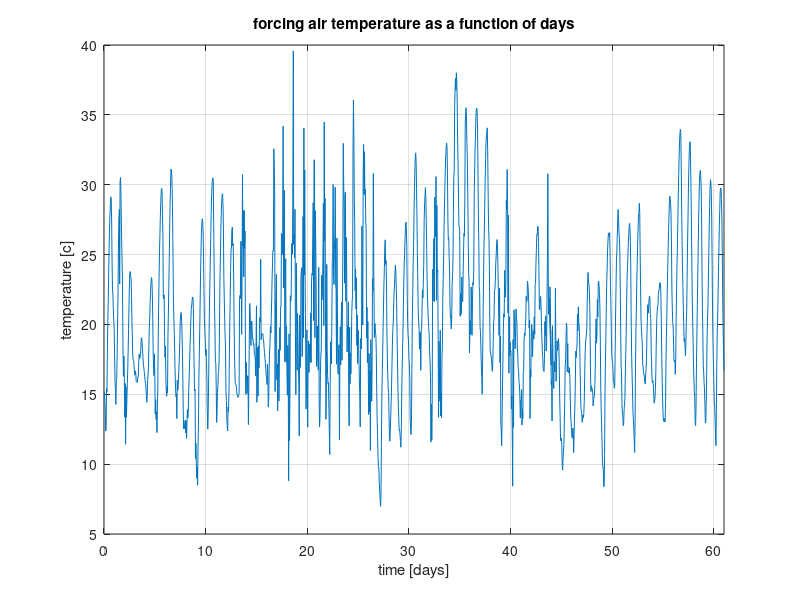

Reproduce this figure in MATLAB. (Note: this script raises an error after producing the figure.)

% load "EnvironmentalForcing.mat"
load ('EnvironmentalForcing.mat');

% generate initial conditions and constant parameters
betaMaxVec = [0.5, 1, 2]; % max rate infection under ideal conditions (1/day)
mu_LMinVec = [5, 6, 7]; % min length of latent period (min number of days latent)
mu_I = 10; % rate infection clears (number of days infectious)
e = 0.001; % rate of introduction from external sources
Ap = 5000; % norm factor for population ('final' plant surface area in cm^2)
Pi = 1.33 * 30 * (-0.35968 + 0.10789 * 15 - 0.00214 * 15 * 15) * 30; % inital size of the population in cm^2 (equal to the model after 30 days w/ constant temp of 15C)
Si = Pi/Ap; % initial size of suseptible population (normalized)
Li = 0.01 * Si; % initial fraction of the population that's latent
Ii = 0; % initial fraction of population that's infectious
Ri = mu_I * Ii; % initial fraction of population that's recovered
Bi = 1; % initial size of berry population in cm^2 (berries grow starting 1st day of simulation)

time = linspace(0,61,1465);

Tbeta = zeros(size(T));
for i = 1:length(T)
   if T(i) < 35 && T(i) > 0
       Tbeta(i) = 0.0002417.*(T(i).^2.08737) .* (35 - T(i)).^0.72859;
   else
       Tbeta(i) = 0;
   end
end



% call SLIRP function as function handler 
func = @(S, L, I, R, P, B, params, tSpan, T) SLIRP(S, L, I, R, P, B, params, tSpan, T );

%slopes = SLIRP(1, initial_conditions, beta(1), mu_L(1), T(1), tspan(1), mu_I, e, Ap )
% call rk4 function
% function takes output of SLIRP, tspan, and inital conditions for the 6
% ODEs as inputs.
% returns value of 6 dependent variables.

% plot the dependent variables versus time
% plot total population P and Berry Population B after normalizing by A
% (P/A and B/A)
figure
plot(tspan, T)
grid on
title("forcing air temperature as a function of days")
xlim([0, 61])
xlabel("time [days]")
ylabel("temperature [c]")

% for changing betaMax value

for i = 1:length(betaMaxVec)

% initialize parameters 
initial_cond = [Si; Li; Ii; Ri; Pi; Bi];
params = [betaMaxVec(i); mu_LMinVec(2); mu_I; e; Ap];

% call rk4 for each value of betaMax 
[S, I, L, R, P, B] = RK4(func, tspan, initial_cond, params, T);


figure
plot(tspan, P/Ap, tspan, B/Ap, '--', tspan, S, '-.', tspan, L, tspan, I, '--',  tspan, R * .5, '-.', 'LineWidth', 1.5 )
legend("Total Population", "Berry Population", "Susceptible", "Latent", "Infected", "Removed", Location="best")
ylim([0, 1.6])
xlim([0, 61])
grid on
ylabel("Population (fraction of initial)")
xlabel("time [days]")
txt = sprintf("SLIRP Model System for Beta_m_a_x = %.1f & Mu_Lmin = %.1f", betaMaxVec(i), mu_LMinVec(2));
title(txt)

end

% for changing mu_lmin values 
for i = 1:length(betaMaxVec)

% initialize parameters 
initial_cond = [Si; Li; Ii; Ri; Pi; Bi];
params = [betaMaxVec(2); mu_LMinVec(i); mu_I; e; Ap];

% call rk4 for each value of betaMax 
[S, I, L, R, P, B] = RK4(func, tspan, initial_cond, params, T);


figure
plot(tspan, P/Ap, tspan, B/Ap, '--', tspan, S, '-.', tspan, L, tspan, I, '--',  tspan, R * .5, '-.', 'LineWidth', 1.5 )
legend("Total Population", "Berry Population", "Susceptible", "Latent", "Infected", "Removed", Location="best")
ylim([0, 1.6])
xlim([0, 61])
grid on
ylabel("Population (fraction of initial)")
xlabel("time [days]")
txt = sprintf("SLIRP Model System for Beta_m_a_x = %.1f & Mu_Lmin = %.1f", betaMaxVec(2), mu_LMinVec(i));
title(txt)

end


%% functions 

function [slopes] = SLIRP(S, L, I, R, P, B, params, tSpan, T )
    
% unpack inital varibles

% unpack and solve for initial parameters
    beta = params(1);
    mu_L = params(2);
    mu_I = params(3);
    e = params(4);
    A_p = params(5);
    P_b = B;

    % find needed values 
T_B = zeros(size(T));
for i = 1:size(T)
   if T(i) < 35 && T(i) > 0
       T_B(i) = 0.0002417.*(T(i)^2.08737) .* (35 - T(i))^0.72859;
   else
       T_B(i) = 0;
   end
end


    t_day = 30 + tSpan;
    T_E = -0.35968 + 0.10789.*T - 0.00214.*T.^2;
    dP_l_dt = (1.33 .* t_day) .* T_E;
    dP_b_dt = (0.1724 .* P_b - 0.0000212 .* (P_b .^2)) .* T_E;

    % Calculate derivatives
    dL_dt = beta * S * I - (mu_L^-1) * L + e;
    dI_dt = (mu_L^-1) * L - (mu_I^-1) * I;
    dR_dt = (mu_L^-1) * I;
    dP_dt = dP_b_dt + dP_l_dt;
    dS_dt = -beta * S * I + (dP_dt) / A_p;
    

    % Return slopes
    slopes = [dS_dt; dL_dt; dI_dt; dR_dt; dP_dt; dP_b_dt];

end

function [S, I, L, R, P, B] = RK4(func, tSpan, initial_cond, params, temp)

% unpack inital varibles
    S(1) = initial_cond(1);
    I(1) = initial_cond(2);
    L(1) = initial_cond(3);
    R(1) = initial_cond(4);
    P(1) = initial_cond(5);
    B(1) = initial_cond(6);

% unpack and solve for initial parameters
    betaMax = params(1);
    mu_LMin = params(2);
    mu_I = params(3);
    e = params(4);
    Ap = params(5);
    t1 = tSpan(1);
    t2 = tSpan(2);
    h = t2 - t1;

% Tbeta using eq. 7
Tbeta = zeros(size(temp));
for i = 1:length(temp)
   if temp(i) < 35 && temp(i) > 0
       Tbeta(i) = 0.0002417.*(temp(i).^2.08737) .* (35 - temp(i)).^0.72859;
   else
       Tbeta(i) = 0;
   end
end

% beta using eq. 8
beta = betaMax * Tbeta;

% mu_L using eq. 9
mu_L = zeros(size(tSpan));
j = 1;
for i = 1:length(tSpan) 
    mu_L(i) = sum(Tbeta(j:i));
    while (mu_L(i) > mu_LMin) 
        j = j + 1;
        mu_L(i) = sum(Tbeta(j:i));
    end
end



for i = 2:length(tSpan)

    params1 = [beta(i), mu_L(i), mu_I, e, Ap, tSpan(i)];
    params2 = [beta(i), mu_L(i), mu_I, e, Ap, tSpan(i) + 0.5 * h];

 % First pass
    [slopes1] = func(S(i-1), L(i-1), I(i-1), R(i-1), P(i-1), B(i-1), params1(1:5), params1(6), temp(i));
    S1 = S(i-1) + 0.5 * slopes1(1) * h;
    L1 = L(i-1) + 0.5 * slopes1(2) * h;
    I1 = I(i-1) + 0.5 * slopes1(3) * h;
    R1 = R(i-1) + 0.5 * slopes1(4) * h;
    P1 = P(i-1) + 0.5 * slopes1(5) * h;
    B1 = B(i-1) + 0.5 * slopes1(6) * h;

 % Second pass
    [slopes2] = func(S1, L1, I1, R1, P1, B1, params2(1:5), params2(6), temp(i));
    S2 = S(i-1) + 0.5 * slopes2(1) * h;
    L2 = L(i-1) + 0.5 * slopes2(2) * h;
    I2 = I(i-1) + 0.5 * slopes2(3) * h;
    R2 = R(i-1) + 0.5 * slopes2(4) * h;
    P2 = P(i-1) + 0.5 * slopes2(5) * h;
    B2 = B(i-1) + 0.5 * slopes2(6) * h;

 % third pass
    [slopes3] = func(S2, L2, I2, R2, P2, B2, params2(1:5), params2(6), temp(i));
    S3 = S(i-1) + 0.5 * slopes3(1) * h;
    L3 = L(i-1) + 0.5 * slopes3(2) * h;
    I3 = I(i-1) + 0.5 * slopes3(3) * h;
    R3 = R(i-1) + 0.5 * slopes3(4) * h;
    P3 = P(i-1) + 0.5 * slopes3(5) * h;
    B3 = B(i-1) + 0.5 * slopes3(6) * h;

% fourth pass 
    [slopes4] = func(S3, L3, I3, R3, P3, B3, params2(1:5), params2(6), temp(i) );

% update SLIRP
    S(i) = S(i-1) + (slopes1(1) + 2 * slopes2(1) + 2 * slopes3(1) + slopes4(1)) * h / 6;
    L(i) = L(i-1) + (slopes1(2) + 2 * slopes2(2) + 2 * slopes3(2) + slopes4(2)) * h / 6;
    I(i) = I(i-1) + (slopes1(3) + 2 * slopes2(3) + 2 * slopes3(3) + slopes4(3)) * h / 6;
    R(i) = R(i-1) + (slopes1(4) + 2 * slopes2(4) + 2 * slopes3(4) + slopes4(4)) * h / 6;
    P(i) = P(i-1) + (slopes1(5) + 2 * slopes2(5) + 2 * slopes3(5) + slopes4(5)) * h / 6;
    B(i) = B(i-1) + (slopes1(6) + 2 * slopes2(6) + 2 * slopes3(6) + slopes4(6)) * h / 6;

end
end





